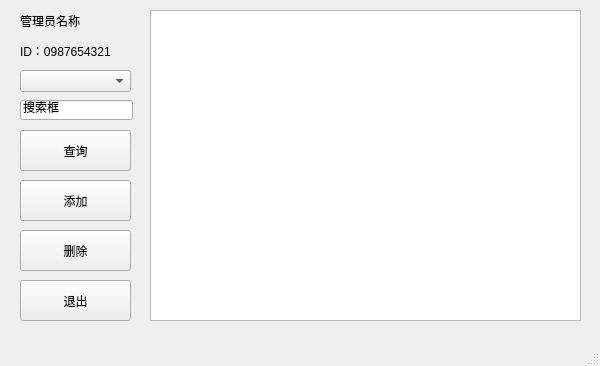
<?xml version="1.0" encoding="UTF-8"?>
<ui version="4.0">
 <class>WAdmin</class>
 <widget class="QMainWindow" name="WAdmin">
  <property name="geometry">
   <rect>
    <x>0</x>
    <y>0</y>
    <width>600</width>
    <height>366</height>
   </rect>
  </property>
  <property name="windowTitle">
   <string>MainWindow</string>
  </property>
  <widget class="QWidget" name="centralwidget">
   <widget class="QLabel" name="label_3">
    <property name="geometry">
     <rect>
      <x>20</x>
      <y>40</y>
      <width>91</width>
      <height>21</height>
     </rect>
    </property>
    <property name="text">
     <string>ID：0987654321</string>
    </property>
   </widget>
   <widget class="QLabel" name="label_2">
    <property name="geometry">
     <rect>
      <x>20</x>
      <y>10</y>
      <width>61</width>
      <height>21</height>
     </rect>
    </property>
    <property name="text">
     <string>管理员名称</string>
    </property>
   </widget>
   <widget class="QComboBox" name="comboBox">
    <property name="geometry">
     <rect>
      <x>20</x>
      <y>70</y>
      <width>111</width>
      <height>22</height>
     </rect>
    </property>
   </widget>
   <widget class="QLineEdit" name="lineEdit">
    <property name="geometry">
     <rect>
      <x>20</x>
      <y>100</y>
      <width>113</width>
      <height>20</height>
     </rect>
    </property>
    <property name="text">
     <string>搜索框</string>
    </property>
   </widget>
   <widget class="QPushButton" name="pushButton">
    <property name="geometry">
     <rect>
      <x>20</x>
      <y>130</y>
      <width>111</width>
      <height>41</height>
     </rect>
    </property>
    <property name="text">
     <string>查询</string>
    </property>
   </widget>
   <widget class="QPushButton" name="pushButton_2">
    <property name="geometry">
     <rect>
      <x>20</x>
      <y>180</y>
      <width>111</width>
      <height>41</height>
     </rect>
    </property>
    <property name="text">
     <string>添加</string>
    </property>
   </widget>
   <widget class="QPushButton" name="pushButton_3">
    <property name="geometry">
     <rect>
      <x>20</x>
      <y>280</y>
      <width>111</width>
      <height>41</height>
     </rect>
    </property>
    <property name="text">
     <string>退出</string>
    </property>
   </widget>
   <widget class="QPushButton" name="pushButton_4">
    <property name="geometry">
     <rect>
      <x>20</x>
      <y>230</y>
      <width>111</width>
      <height>41</height>
     </rect>
    </property>
    <property name="text">
     <string>删除</string>
    </property>
   </widget>
   <widget class="QTableView" name="tableView">
    <property name="geometry">
     <rect>
      <x>150</x>
      <y>10</y>
      <width>431</width>
      <height>311</height>
     </rect>
    </property>
   </widget>
  </widget>
  <widget class="QMenuBar" name="menubar">
   <property name="geometry">
    <rect>
     <x>0</x>
     <y>0</y>
     <width>600</width>
     <height>21</height>
    </rect>
   </property>
  </widget>
  <widget class="QStatusBar" name="statusbar"/>
 </widget>
 <resources/>
 <connections/>
</ui>
